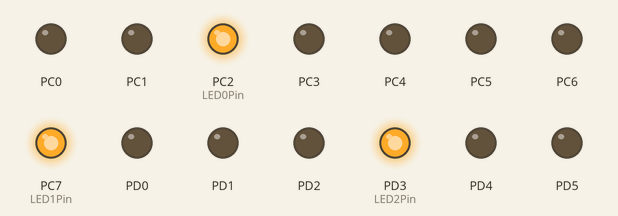
Recording of a program running on a simulated ATmega32, built with avr-gcc and emulated at 16 MHz. Shown: output pins drawn as LEDs (lit = HIGH).

Above: at 0.5 s.
At 1.5 s:
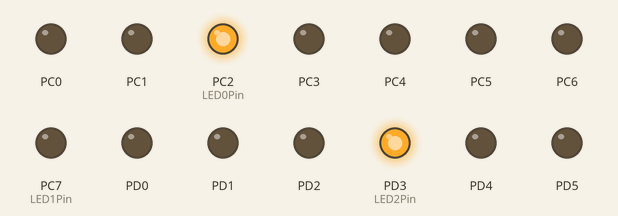
At 3.5 s:
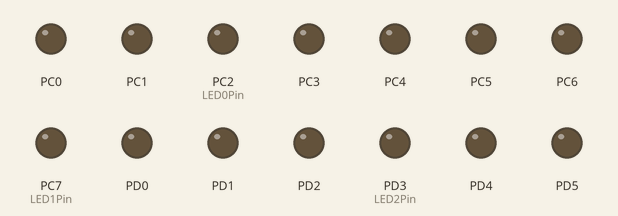
At 4.6 s:
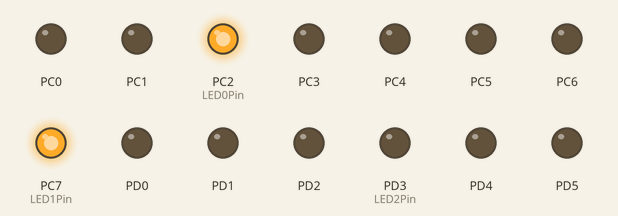
At 5.6 s:
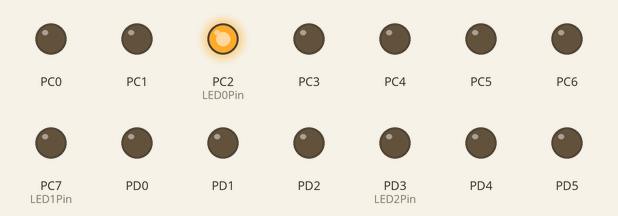
At 6.6 s:
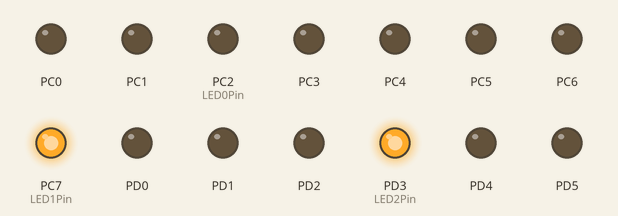
Timing chart, 0 to 8.0 s (numbered marks = the images above):
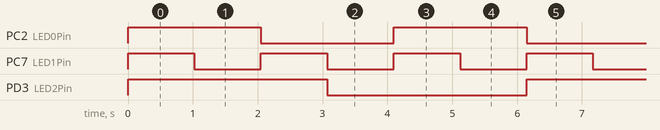

The program:

main.c
```c
#include "Scheduler_interface.h"
#define F_CPU 16000000UL
#include <avr/io.h>
#include <util/delay.h>
#include <avr/interrupt.h>
#include "Dio.h"
#include "Bitwise.h"

void	LED1	(void)
{
	//// Toggle LED C7
	PORTC ^= (1<<7);  	//1000 0000
}
void	LED2	(void)
{
	//// Toggle LED C2
	PORTC ^= (1<<2);  	//0000 0100
}
void	LED3	(void)
{
	//// Toggle LED D3
	PORTD ^= (1<<3);  //1000 1000
}


int main(void)
{
	//DDRC |= (1<<PD2);


	/*	Initialization part						*/
	/*	PC7 ,PC2 and PD3 are Output Pins		*/

	DDRC = 0xFF; // DDRC |= 0b10000100;
	DDRD = 0xFF; // DDRD |= 0b00001000;

	Scheduler_voidInit();

	Scheduler_voidCreateTask(0,1000,LED1,0);		//	1 Sec
	Scheduler_voidCreateTask(1,2000,LED2,1);		//	2 Sec
	Scheduler_voidCreateTask(2,3000,LED3,2);		//	3 Sec

	while(1)
	{
		/* PORTC |= 1 << PINC2;
		 _delay_ms(1000);
		 PORTB &= ~(1<<PINB0);
		 _delay_ms(1000);*/
	}
	return 0 ;
}
```

Bitwise.h
```c
#ifndef BITWISE_H
#define BITWISE_H
#define SetBit(Byte,BitPosition) Byte|=(1<<BitPosition)
#define ClearBit(Byte,BitPosition) Byte&=~(1<<BitPosition)
#define ToggleBit(Byte,BitPosition) Byte^=(1<<BitPosition)
#define GetBit(Byte,BitPosition) (Byte>>BitPosition &0x01)
#endif
```

LED.c
```c
#include "LED.h"
void LED_Init(void)
{
	Dio_PinSetDirection(LED0Port,LED0Pin,PinOutput);
	Dio_PinSetDirection(LED1Port,LED1Pin,PinOutput);
	Dio_PinSetDirection(LED2Port,LED2Pin,PinOutput);
}
void LED_Write(PortType port,uint8 PinNumber,PinStateType PinState )
{
	Dio_PinWrite(port,PinNumber,PinState);
}
```

LED.h
```c
#ifndef LED_H_
#define LED_H_
#include "Dio.h"
#define LED0Port C
#define LED1Port C
#define LED2Port D

#define LED0Pin 2
#define LED1Pin 7
#define LED2Pin 3

void LED_Init(void);
void LED_Write(PortType port,uint8 PinNumber,PinStateType PinState );


#endif /* LED_H_ */
```

Scheduler_Program.c
```c
#include "Std_Types.h"
#include "Bitwise.h"
#include "STD_Types.h"
#include <avr/io.h>
#include <avr/interrupt.h>
/*
#include "Timer0_interface.h"
#include "GIE_interface.h"
*/
#include "Scheduler_interface.h"
#include "Scheduler_private.h"
#include "Scheduler_config.h"

Task		Arr_Tasks[NUMBER_OF_TASKS]	;
volatile	uint16 Scheduler_Ticks	=	0	;
/*
Your tasks
1- Try to implement scheduler using first delay parameter instead of periodicity
2- Try to implement task states
3- Try to implement a function to suspend a specific task
4- Try to implement a function to resume a specific task
5- Try to implement a function to delete a specific task
Good luck
*/
void	Scheduler_voidInit(void)
{
	/*	Tick time = 1 msec									*/

	/*	F_CPU		16 MHz									*/
	TCNT0 = 240;
	/*	Pre scaller = 1024 and Normal Mode (OverFlow Mode)	*/
	TCCR0 = 0x05;
	/*	Enable Timer OverFlow Mode Interrupt				*/
	TIMSK = 0x01;
	/*	Enable Global Interrupt								*/
	SetBit(SREG,7);


}
void	Scheduler_voidCreateTask(uint8 Copy_u8Priority ,uint16 Copy_u16Periodicity , void (*pf) (void) , uint8 First)
{
	/*	Range Check											*/
	if(Copy_u8Priority < NUMBER_OF_TASKS)
	{
		Arr_Tasks[Copy_u8Priority].u16Periodicity = Copy_u16Periodicity;
		Arr_Tasks[Copy_u8Priority].PfTask = pf;
		Arr_Tasks[Copy_u8Priority].firstdelay = First;


	}else
	{
		/*	Return Error									*/
	}

}


static void Scheduler_voidStartOS(void)
{
	/*	Order and execut all Ready Tasks ( as Periodicity )	*/
	for(uint8 i = 0 ; i < NUMBER_OF_TASKS ; i++)
	{
		if(Scheduler_Ticks>= Arr_Tasks[i].firstdelay){
			if(((Scheduler_Ticks % Arr_Tasks[i].u16Periodicity) -Arr_Tasks[i].firstdelay)== 0)
			{
				Arr_Tasks[i].PfTask();
			}
		}
	}
}

ISR(TIMER0_OVF_vect)
{
	/*	PreLoad												*/
	TCNT0 = 240;
	/*	Call Scheduler = 1 msec	(Scheduler Tick time)		*/
	Scheduler_voidStartOS();
	/*	Number of Ticks										*/
	Scheduler_Ticks++;
}
```

Scheduler_interface.h
```c
/*
 * Scheduler_interface.h
 *
 * Created: 12/11/2021 10:44:49 AM
 *  Author: User
 */

#include "STD_Types.h"
#include "Bitwise.h"

#ifndef SCHEDULER_INTERFACE_H_
#define SCHEDULER_INTERFACE_H_

void	Scheduler_voidInit(void);

void	Scheduler_voidCreateTask(uint8 Copy_u8Priority ,uint16 Copy_u16Periodicity , void (*pf) (void) , uint8 First);


#endif /* SCHEDULER_INTERFACE_H_ */
```

Scheduler_Config.h
```c
/*
 * Scheduler_Config.h
 *
 * Created: 12/11/2021 10:44:00 AM
 *  Author: User
 */


#ifndef SCHEDULER_CONFIG_H_
#define SCHEDULER_CONFIG_H_

#define			NUMBER_OF_TASKS			3


#endif /* SCHEDULER_CONFIG_H_ */
```

Dio.c
```c
#include <avr/io.h>
#include "Dio.h"
/*******************************************************************************************/
ReturnValueType Dio_PortSetDirection (PortType port,uint8 DirectionValue)
{
	ReturnValueType ReturnValue = OK ;
	switch (port)
	{
		case A:
			DDRA = DirectionValue;
			break;
		case B:
			DDRB = DirectionValue;
			break;
		case C:
			DDRC = DirectionValue;
			break;
		case D:
			DDRD = DirectionValue;
			break;
		default:
			ReturnValue = NOK ;
			break;
	}
	asm	volatile ("nop");
	return ReturnValue;
}
ReturnValueType Dio_PinSetDirection (PortType port , uint8 PinNumber,PinDirectionType PinDirection)
{
	ReturnValueType  ReturnValue = OK;
	switch (port)
	{
		case A:
		if (PinDirection == PinInput) ClearBit(DDRA,PinNumber);
		else if (PinDirection == PinOutput) SetBit(DDRA,PinNumber);
		else ReturnValue = NOK ;

		break;
		case B:
		if (PinDirection == PinInput) ClearBit(DDRB,PinNumber);
		else if (PinDirection == PinOutput) SetBit(DDRB,PinNumber);
		else ReturnValue = NOK ;
		break;
		case C:
		if (PinDirection == PinInput) ClearBit(DDRC,PinNumber);
		else if (PinDirection == PinOutput) SetBit(DDRC,PinNumber);
		else ReturnValue = NOK ;
		break;
		case D:
		if (PinDirection == PinInput) ClearBit(DDRD,PinNumber);
		else if (PinDirection == PinOutput) SetBit(DDRD,PinNumber);
		else ReturnValue = NOK ;
		break;
		default:
		ReturnValue = NOK ;
		break;
	}
	asm	volatile ("nop");
	return ReturnValue;
}
ReturnValueType Dio_GroupSetDirection(PortType port,uint8 GroupMask, uint8 GroupDirection)
{
	ReturnValueType ReturnValue = OK;
	switch(port)
	{
		case A:
			DDRA = (GroupDirection & GroupMask) | (DDRA & ~GroupMask) ;
			break;
		case B:
			DDRB = (GroupDirection & GroupMask) | (DDRB & ~GroupMask) ;
			break;
		case C:
			DDRC = (GroupDirection & GroupMask) | (DDRC & ~GroupMask) ;
			break;
		case D:
			DDRD = (GroupDirection & GroupMask) | (DDRD & ~GroupMask) ;
			break;
		default:
			 ReturnValue= NOK;
	}
	asm	volatile ("nop");
	return ReturnValue;
}
ReturnValueType Dio_PortFlipDirection(PortType port)
{
	ReturnValueType ReturnValue = OK ;
	switch (port)
	{
		case A:
		DDRA ^= 0xFF;
		break;
		case B:
		DDRB ^= 0xFF;
		break;
		case C:
		DDRC ^= 0xFF;
		break;
		case D:
		DDRD ^= 0xFF;
		break;
		default:
		ReturnValue = NOK ;
		break;
	}
	asm	volatile ("nop");
	return ReturnValue;
}
ReturnValueType Dio_PinFlipDirection(PortType port,uint8 PinNumber)
{
ReturnValueType  ReturnValue = OK;
	switch (port)
	{
		case A:
			ToggleBit(DDRA,PinNumber);
		break;
		case B:
			ToggleBit(DDRB,PinNumber);
		break;
		case C:
			ToggleBit(DDRC,PinNumber);
		break;
		case D:
			ToggleBit(DDRD,PinNumber);
		break;
		default:
		ReturnValue = NOK ;
		break;
	}
	asm	volatile ("nop");
	return ReturnValue;
}
ReturnValueType Dio_GroupFlipDirection(PortType port,uint8 GroupMask)
{
ReturnValueType ReturnValue = OK;
	switch(port)
	{
		case A:
			DDRA = ((DDRA ^ 0xFF) & GroupMask) | (DDRA & ~GroupMask) ;
			break;
		case B:
			DDRB = ((DDRB ^ 0xFF) & GroupMask) | (DDRB & ~GroupMask) ;
			break;
		case C:
			DDRC = ((DDRC ^ 0xFF) & GroupMask) | (DDRC & ~GroupMask) ;
			break;
		case D:
			DDRD = ((DDRD ^ 0xFF) & GroupMask) | (DDRD & ~GroupMask) ;
			break;
		default:
			 ReturnValue= NOK;
	}
	asm	volatile ("nop");
	return ReturnValue;

}
/*******************************************************************************************/
ReturnValueType Dio_PortWrite(PortType port,uint8 WriteValue)
{
	ReturnValueType ReturnValue = OK ;
	switch (port)
	{
		case A:
		PORTA = WriteValue;
		break;
		case B:
		PORTB = WriteValue;
		break;
		case C:
		PORTC = WriteValue;
		break;
		case D:
		PORTD = WriteValue;
		break;
		default:
		ReturnValue = NOK ;
		break;
	}
	asm	volatile ("nop");
	return ReturnValue;
}
ReturnValueType Dio_PinWrite(PortType port,uint8 PinNumber ,PinStateType PinState )
{
	ReturnValueType  ReturnValue = OK;
	switch (port)
	{
		case A:
		if (PinState == PinLow) ClearBit(PORTA,PinNumber);
		else if (PinState == PinHigh) SetBit(PORTA,PinNumber);
		else ReturnValue = NOK ;

		break;
		case B:
		if (PinState == PinLow) ClearBit(PORTB,PinNumber);
		else if (PinState == PinHigh) SetBit(PORTB,PinNumber);
		else ReturnValue = NOK ;
		break;
		case C:
		if (PinState == PinLow) ClearBit(PORTC,PinNumber);
		else if (PinState == PinHigh) SetBit(PORTC,PinNumber);
		else ReturnValue = NOK ;
		break;
		case D:
		if (PinState == PinLow) ClearBit(PORTD,PinNumber);
		else if (PinState == PinHigh) SetBit(PORTD,PinNumber);
		else ReturnValue = NOK ;
		break;
		default:
		ReturnValue = NOK ;
		break;
	}
	asm	volatile ("nop");
	return ReturnValue;
}
ReturnValueType Dio_GroupWrite(PortType port , uint8 GroupMask, uint8 WriteValue )
{
	ReturnValueType ReturnValue = OK;
	switch(port)
	{
		case A:
		PORTA = (WriteValue & GroupMask) | (PORTA & ~GroupMask) ;
		break;
		case B:
		PORTB = (WriteValue & GroupMask) | (PORTB & ~GroupMask) ;
		break;
		case C:
		PORTC = (WriteValue & GroupMask) | (PORTC & ~GroupMask) ;
		break;
		case D:
		PORTD = (WriteValue & GroupMask) | (PORTD & ~GroupMask) ;
		break;
		default:
		ReturnValue= NOK;
		break;
	}
	asm	volatile ("nop");
	return ReturnValue;
}
ReturnValueType Dio_PortFlip(PortType port)
{
	ReturnValueType ReturnValue = OK ;
	switch (port)
	{
		case A:
		PORTA ^= 0xFF;
		break;
		case B:
		PORTB ^= 0xFF;
		break;
		case C:
		PORTC ^= 0xFF;
		break;
		case D:
		PORTD ^= 0xFF;
		break;
		default:
		ReturnValue = NOK ;
		break;
	}
	asm	volatile ("nop");
	return ReturnValue;

}
ReturnValueType Dio_PinFlip(PortType port,uint8 PinNumber)
{
	ReturnValueType  ReturnValue = OK;
	switch (port)
	{
		case A:
			ToggleBit(PORTA,PinNumber);
		break;
		case B:
			ToggleBit(PORTB,PinNumber);
		break;
		case C:
			ToggleBit(PORTC,PinNumber);
		break;
		case D:
			ToggleBit(PORTD,PinNumber);
		break;
		default:
			ReturnValue = NOK ;
		break;
	}
	asm	volatile ("nop");
	return ReturnValue;

}
ReturnValueType Dio_GroupFlip(PortType port , uint8 GroupMask)
{
ReturnValueType ReturnValue = OK;
	switch(port)
	{
		case A:
			PORTA = ((PORTA ^ 0xFF) & GroupMask) | (PORTA & ~GroupMask) ;
			break;
		case B:
			PORTB = ((PORTB ^ 0xFF) & GroupMask) | (PORTB & ~GroupMask) ;
			break;
		case C:
			PORTC = ((PORTC ^ 0xFF) & GroupMask) | (PORTC & ~GroupMask) ;
			break;
		case D:
			PORTD = ((PORTD ^ 0xFF) & GroupMask) | (PORTD & ~GroupMask) ;
			break;
		default:
			 ReturnValue= NOK;
	}
	asm	volatile ("nop");
	return ReturnValue;

}
/*******************************************************************************************/
ReturnValueType Dio_PortRead(PortType port, uint8 * ReadValuePtr)
{
	ReturnValueType ReturnValue = OK ;
	switch (port)
	{
		case A:
		*ReadValuePtr = PINA ;
		break;
		case B:
		*ReadValuePtr = PINB ;
		break;
		case C:
		*ReadValuePtr = PINC ;
		break;
		case D:
		*ReadValuePtr = PIND ;
		break;
		default:
		ReturnValue = NOK ;
		break;
	}
	asm	volatile ("nop");
	return ReturnValue;
}
ReturnValueType Dio_PinRead (PortType port , uint8 PinNumber,PinStateType* PinState)
{
	ReturnValueType  ReturnValue = OK;
	switch (port)
	{
		case A:
			*PinState= GetBit(PINA,PinNumber);
			break;
		case B:
			*PinState= GetBit(PINB,PinNumber);
			break;
		case C:
			*PinState= GetBit(PINC,PinNumber);
			break;
		case D:
			*PinState= GetBit(PIND,PinNumber);
			break;
		default:
		ReturnValue = NOK ;
		break;
	}
	asm	volatile ("nop");
	return ReturnValue;
}
ReturnValueType Dio_GroupRead(PortType port , uint8 GroupMask ,uint8 * ReadValuePtr)
{
	ReturnValueType ReturnValue = OK;
	switch(port)
	{
		case A:
			*ReadValuePtr = (PINA & GroupMask) ;
			break;
		case B:
			*ReadValuePtr = (PINB & GroupMask) ;
			break;
		case C:
			*ReadValuePtr = (PINC & GroupMask) ;
			break;
		case D:
			*ReadValuePtr = (PIND & GroupMask) ;
			break;
		default:
		ReturnValue= NOK;
		break;
	}
	asm	volatile ("nop");
	return ReturnValue;
}
/*******************************************************************************************/
ReturnValueType Dio_PortPullupState (PortType port ,uint8 PullupState )
{
	ReturnValueType ReturnValue = OK ;
	switch (port)
	{
		case A:
		PORTA = PullupState;
		break;
		case B:
		PORTB = PullupState;
		break;
		case C:
		PORTC = PullupState;
		break;
		case D:
		PORTD = PullupState;
		break;
		default:
		ReturnValue = NOK ;
		break;
	}
	asm	volatile ("nop");
	return ReturnValue;
}
ReturnValueType Dio_PinPullupState (PortType port ,uint8 PinNumber ,PullupStateType PullupState)
{
	ReturnValueType  ReturnValue = OK;
	switch (port)
	{
		case A:
		if (PullupState == Deactive) ClearBit(PORTA,PinNumber);
		else if (PullupState == Active) SetBit(PORTA,PinNumber);
		else ReturnValue = NOK ;

		break;
		case B:
		if (PullupState == Deactive) ClearBit(PORTB,PinNumber);
		else if (PullupState == Active) SetBit(PORTB,PinNumber);
		else ReturnValue = NOK ;
		break;
		case C:
		if (PullupState == Deactive) ClearBit(PORTC,PinNumber);
		else if (PullupState == Active) SetBit(PORTC,PinNumber);
		else ReturnValue = NOK ;
		break;
		case D:
		if (PullupState == Deactive) ClearBit(PORTD,PinNumber);
		else if (PullupState == Active) SetBit(PORTD,PinNumber);
		else ReturnValue = NOK ;
		break;
		default:
		ReturnValue = NOK ;
		break;
	}
	asm	volatile ("nop");
	return ReturnValue;
}
ReturnValueType Dio_GroupPullupState (PortType port , uint8 GroupMask, uint8 PullupState)
{
	ReturnValueType ReturnValue = OK;
	switch(port)
	{
		case A:
		PORTA = (PullupState & GroupMask) | (PORTA & ~GroupMask) ;
		break;
		case B:
		PORTB = (PullupState & GroupMask) | (PORTB & ~GroupMask) ;
		break;
		case C:
		PORTC = (PullupState & GroupMask) | (PORTC & ~GroupMask) ;
		break;
		case D:
		PORTD = (PullupState & GroupMask) | (PORTD & ~GroupMask) ;
		break;
		default:
		ReturnValue= NOK;
		break;
	}
	asm	volatile ("nop");
	return ReturnValue;
}
ReturnValueType Dio_PortPullupStateFlip(PortType port )
{
	ReturnValueType ReturnValue = OK ;
	switch (port)
	{
		case A:
		PORTA ^= 0xFF;
		break;
		case B:
		PORTB ^= 0xFF;
		break;
		case C:
		PORTC ^= 0xFF;
		break;
		case D:
		PORTD ^= 0xFF;
		break;
		default:
		ReturnValue = NOK ;
		break;
	}
	asm	volatile ("nop");
	return ReturnValue;

}
ReturnValueType Dio_PinPullupStateFlip(PortType port,uint8 PinNumber )
{
	ReturnValueType  ReturnValue = OK;
	switch (port)
	{
		case A:
			ToggleBit(PORTA,PinNumber);
		break;
		case B:
			ToggleBit(PORTB,PinNumber);
		break;
		case C:
			ToggleBit(PORTC,PinNumber);
		break;
		case D:
			ToggleBit(PORTD,PinNumber);
		break;
		default:
		ReturnValue = NOK ;
		break;
	}
	asm	volatile ("nop");
	return ReturnValue;
}
ReturnValueType Dio_GroupPullupStateFlip (PortType port , uint8 GroupMask)
{
	ReturnValueType ReturnValue = OK;
	switch(port)
	{
		case A:
		PORTA = ((PORTA ^ 0xFF) & GroupMask) | (PORTA & ~GroupMask) ;
		break;
		case B:
		PORTB = ((PORTB ^ 0xFF) & GroupMask) | (PORTB & ~GroupMask) ;
		break;
		case C:
		PORTC = ((PORTC ^ 0xFF) & GroupMask) | (PORTC & ~GroupMask) ;
		break;
		case D:
		PORTD = ((PORTD ^ 0xFF) & GroupMask) | (PORTD & ~GroupMask) ;
		break;
		default:
		ReturnValue= NOK;
		break;
	}
	asm	volatile ("nop");
	return ReturnValue;

}
```

Dio.h
```c
#ifndef DIO_H_
#define DIO_H_

#include "STD_Types.h"
#include "Bitwise.h"

typedef enum{A,B,C,D}PortType;
typedef enum{PinInput,PinOutput}PinDirectionType;
typedef enum{PinLow,PinHigh}PinStateType;
typedef enum{Deactive,Active}PullupStateType;

ReturnValueType Dio_PortSetDirection (PortType port,uint8 DirectionValue);
ReturnValueType Dio_PinSetDirection (PortType port , uint8 PinNumber,PinDirectionType PinDirection);
ReturnValueType Dio_GroupSetDirection(PortType port,uint8 GroupMask, uint8 GroupDirection);
ReturnValueType Dio_PortFlipDirection(PortType port);
ReturnValueType Dio_PinFlipDirection(PortType port,uint8 PinNumber);
ReturnValueType Dio_GroupFlipDirection(PortType port,uint8 GroupMask);

ReturnValueType Dio_PortWrite(PortType port,uint8 WriteValue);
ReturnValueType Dio_PinWrite(PortType port,uint8 PinNumber ,PinStateType PinState );
ReturnValueType Dio_GroupWrite(PortType port , uint8 GroupMask, uint8 WriteValue );
ReturnValueType Dio_PortFlip(PortType port);
ReturnValueType Dio_PinFlip(PortType port,uint8 PinNumber);
ReturnValueType Dio_GroupFlip(PortType port , uint8 GroupMask);

ReturnValueType Dio_PortRead(PortType port, uint8 * ReadValuePtr);
ReturnValueType Dio_PinRead (PortType port , uint8 PinNumber,PinStateType* PinState);
ReturnValueType Dio_GroupRead(PortType port , uint8 GroupMask ,uint8 * ReadValuePtr);

ReturnValueType Dio_PortPullupState (PortType port ,uint8 PullupState );
ReturnValueType Dio_PinPullupState (PortType port ,uint8 PinNumber ,PullupStateType PullupState);
ReturnValueType Dio_GroupPullupState (PortType port , uint8 GroupMask, uint8 PullupState);
ReturnValueType Dio_PortPullupStateFlip(PortType port );
ReturnValueType Dio_PinPullupStateFlip(PortType port,uint8 PinNumber );
ReturnValueType Dio_GroupPullupStateFlip (PortType port , uint8 GroupMask);

#endif /* DIO_H_ */
```

STD_Types.h
```c
#ifndef STD_TYPES_H
#define STD_TYPES_H
typedef enum{NOK,OK}ReturnValueType;
typedef unsigned char uint8;
typedef unsigned int uint16;
typedef unsigned long uint32;
typedef unsigned long long uint64;
typedef signed char sint8;
typedef signed int sint16;
typedef signed long sint32;
typedef signed long long sint64;

#endif
```

Scheduler_Private.h
```c
/*
 * Scheduler_Private.h
 *
 * Created: 12/11/2021 10:45:05 AM
 *  Author: User
 */

#include "STD_Types.h"
#include "Bitwise.h"

#ifndef SCHEDULER_PRIVATE_H_
#define SCHEDULER_PRIVATE_H_


static void Scheduler_voidStartOS(void);

typedef	struct
{
	uint8 firstdelay;
	uint16	u16Periodicity;
	void (*PfTask) (void);

}Task;


#endif /* SCHEDULER_PRIVATE_H_ */
```

Measured:
- by itself, PC2 (LED0Pin): alternates HIGH for 2.0 s and LOW for 2.0 s
- by itself, PC7 (LED1Pin): alternates HIGH for 1.0 s and LOW for 1.0 s
- by itself, PD3 (LED2Pin): alternates HIGH for 3.1 s and LOW for 3.1 s
